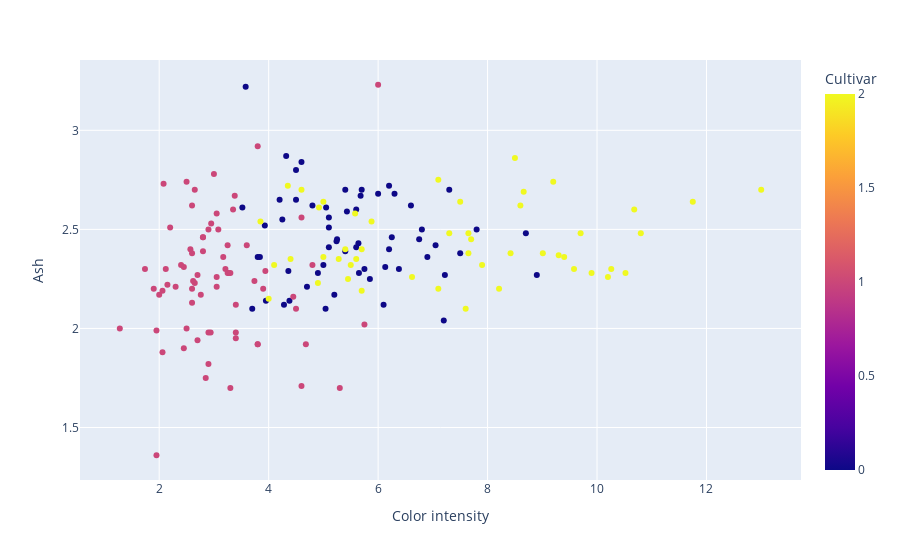

The code cell stored with this chart in its notebook:
### Code cell
px.scatter(wine, x="Color intensity", y="Ash", color="Cultivar")

### Figure 1 — Plotly figure (JSON) as saved in the notebook; plotly's stock layout.template omitted (floating-point values rounded to 4 significant figures; data arrays with more than 128 entries replaced by an {"elided": "..."} marker saying what was removed)
{"data": [{"hovertemplate": "Color intensity=%{x}<br>Ash=%{y}<br>Cultivar=%{marker.color}<extra></extra>", "legendgroup": "", "marker": {"color": {"elided": "178 int values"}, "coloraxis": "coloraxis", "symbol": "circle"}, "mode": "markers", "name": "", "orientation": "v", "showlegend": false, "type": "scatter", "x": {"elided": "178 float values"}, "xaxis": "x", "y": {"elided": "178 float values"}, "yaxis": "y"}], "layout": {"autosize": true, "coloraxis": {"colorbar": {"title": {"text": "Cultivar"}}, "colorscale": [[0, "#0d0887"], [0.1111, "#46039f"], [0.2222, "#7201a8"], [0.3333, "#9c179e"], [0.4444, "#bd3786"], [0.5556, "#d8576b"], [0.6667, "#ed7953"], [0.7778, "#fb9f3a"], [0.8889, "#fdca26"], [1, "#f0f921"]]}, "legend": {"tracegroupgap": 0}, "margin": {"t": 60}, "xaxis": {"anchor": "y", "autorange": true, "domain": [0, 1], "range": [0.5612, 13.72], "showspikes": false, "title": {"text": "Color intensity"}, "type": "linear"}, "yaxis": {"anchor": "x", "autorange": true, "domain": [0, 1], "range": [1.227, 3.363], "showspikes": false, "title": {"text": "Ash"}, "type": "linear"}}}
